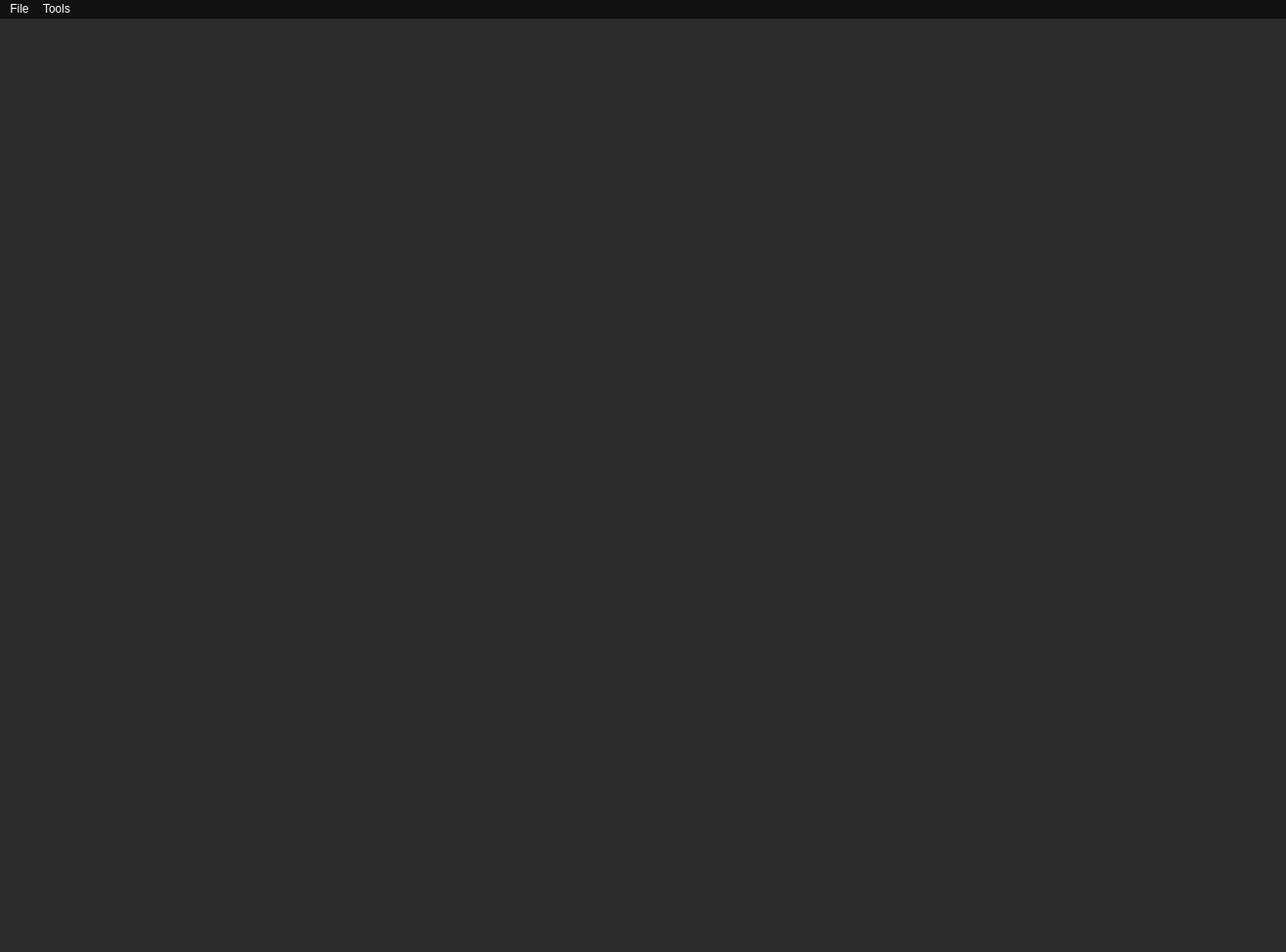
<?xml version="1.0" encoding="UTF-8"?>
<ui version="4.0">
 <class>MainWindowClass</class>
 <widget class="QMainWindow" name="MainWindowClass">
  <property name="geometry">
   <rect>
    <x>0</x>
    <y>0</y>
    <width>1318</width>
    <height>976</height>
   </rect>
  </property>
  <property name="sizePolicy">
   <sizepolicy hsizetype="Preferred" vsizetype="Preferred">
    <horstretch>0</horstretch>
    <verstretch>0</verstretch>
   </sizepolicy>
  </property>
  <property name="palette">
   <palette>
    <active>
     <colorrole role="WindowText">
      <brush brushstyle="SolidPattern">
       <color alpha="255">
        <red>255</red>
        <green>255</green>
        <blue>255</blue>
       </color>
      </brush>
     </colorrole>
     <colorrole role="Button">
      <brush brushstyle="SolidPattern">
       <color alpha="184">
        <red>24</red>
        <green>24</green>
        <blue>24</blue>
       </color>
      </brush>
     </colorrole>
     <colorrole role="Light">
      <brush brushstyle="SolidPattern">
       <color alpha="184">
        <red>36</red>
        <green>36</green>
        <blue>36</blue>
       </color>
      </brush>
     </colorrole>
     <colorrole role="Midlight">
      <brush brushstyle="SolidPattern">
       <color alpha="184">
        <red>30</red>
        <green>30</green>
        <blue>30</blue>
       </color>
      </brush>
     </colorrole>
     <colorrole role="Dark">
      <brush brushstyle="SolidPattern">
       <color alpha="184">
        <red>12</red>
        <green>12</green>
        <blue>12</blue>
       </color>
      </brush>
     </colorrole>
     <colorrole role="Mid">
      <brush brushstyle="SolidPattern">
       <color alpha="184">
        <red>16</red>
        <green>16</green>
        <blue>16</blue>
       </color>
      </brush>
     </colorrole>
     <colorrole role="Text">
      <brush brushstyle="SolidPattern">
       <color alpha="255">
        <red>255</red>
        <green>255</green>
        <blue>255</blue>
       </color>
      </brush>
     </colorrole>
     <colorrole role="BrightText">
      <brush brushstyle="SolidPattern">
       <color alpha="255">
        <red>255</red>
        <green>255</green>
        <blue>255</blue>
       </color>
      </brush>
     </colorrole>
     <colorrole role="ButtonText">
      <brush brushstyle="SolidPattern">
       <color alpha="255">
        <red>255</red>
        <green>255</green>
        <blue>255</blue>
       </color>
      </brush>
     </colorrole>
     <colorrole role="Base">
      <brush brushstyle="SolidPattern">
       <color alpha="255">
        <red>0</red>
        <green>0</green>
        <blue>0</blue>
       </color>
      </brush>
     </colorrole>
     <colorrole role="Window">
      <brush brushstyle="SolidPattern">
       <color alpha="184">
        <red>24</red>
        <green>24</green>
        <blue>24</blue>
       </color>
      </brush>
     </colorrole>
     <colorrole role="Shadow">
      <brush brushstyle="SolidPattern">
       <color alpha="255">
        <red>0</red>
        <green>0</green>
        <blue>0</blue>
       </color>
      </brush>
     </colorrole>
     <colorrole role="AlternateBase">
      <brush brushstyle="SolidPattern">
       <color alpha="219">
        <red>12</red>
        <green>12</green>
        <blue>12</blue>
       </color>
      </brush>
     </colorrole>
     <colorrole role="ToolTipBase">
      <brush brushstyle="SolidPattern">
       <color alpha="255">
        <red>255</red>
        <green>255</green>
        <blue>220</blue>
       </color>
      </brush>
     </colorrole>
     <colorrole role="ToolTipText">
      <brush brushstyle="SolidPattern">
       <color alpha="255">
        <red>0</red>
        <green>0</green>
        <blue>0</blue>
       </color>
      </brush>
     </colorrole>
    </active>
    <inactive>
     <colorrole role="WindowText">
      <brush brushstyle="SolidPattern">
       <color alpha="255">
        <red>255</red>
        <green>255</green>
        <blue>255</blue>
       </color>
      </brush>
     </colorrole>
     <colorrole role="Button">
      <brush brushstyle="SolidPattern">
       <color alpha="184">
        <red>24</red>
        <green>24</green>
        <blue>24</blue>
       </color>
      </brush>
     </colorrole>
     <colorrole role="Light">
      <brush brushstyle="SolidPattern">
       <color alpha="184">
        <red>36</red>
        <green>36</green>
        <blue>36</blue>
       </color>
      </brush>
     </colorrole>
     <colorrole role="Midlight">
      <brush brushstyle="SolidPattern">
       <color alpha="184">
        <red>30</red>
        <green>30</green>
        <blue>30</blue>
       </color>
      </brush>
     </colorrole>
     <colorrole role="Dark">
      <brush brushstyle="SolidPattern">
       <color alpha="184">
        <red>12</red>
        <green>12</green>
        <blue>12</blue>
       </color>
      </brush>
     </colorrole>
     <colorrole role="Mid">
      <brush brushstyle="SolidPattern">
       <color alpha="184">
        <red>16</red>
        <green>16</green>
        <blue>16</blue>
       </color>
      </brush>
     </colorrole>
     <colorrole role="Text">
      <brush brushstyle="SolidPattern">
       <color alpha="255">
        <red>255</red>
        <green>255</green>
        <blue>255</blue>
       </color>
      </brush>
     </colorrole>
     <colorrole role="BrightText">
      <brush brushstyle="SolidPattern">
       <color alpha="255">
        <red>255</red>
        <green>255</green>
        <blue>255</blue>
       </color>
      </brush>
     </colorrole>
     <colorrole role="ButtonText">
      <brush brushstyle="SolidPattern">
       <color alpha="255">
        <red>255</red>
        <green>255</green>
        <blue>255</blue>
       </color>
      </brush>
     </colorrole>
     <colorrole role="Base">
      <brush brushstyle="SolidPattern">
       <color alpha="255">
        <red>0</red>
        <green>0</green>
        <blue>0</blue>
       </color>
      </brush>
     </colorrole>
     <colorrole role="Window">
      <brush brushstyle="SolidPattern">
       <color alpha="184">
        <red>24</red>
        <green>24</green>
        <blue>24</blue>
       </color>
      </brush>
     </colorrole>
     <colorrole role="Shadow">
      <brush brushstyle="SolidPattern">
       <color alpha="255">
        <red>0</red>
        <green>0</green>
        <blue>0</blue>
       </color>
      </brush>
     </colorrole>
     <colorrole role="AlternateBase">
      <brush brushstyle="SolidPattern">
       <color alpha="219">
        <red>12</red>
        <green>12</green>
        <blue>12</blue>
       </color>
      </brush>
     </colorrole>
     <colorrole role="ToolTipBase">
      <brush brushstyle="SolidPattern">
       <color alpha="255">
        <red>255</red>
        <green>255</green>
        <blue>220</blue>
       </color>
      </brush>
     </colorrole>
     <colorrole role="ToolTipText">
      <brush brushstyle="SolidPattern">
       <color alpha="255">
        <red>0</red>
        <green>0</green>
        <blue>0</blue>
       </color>
      </brush>
     </colorrole>
    </inactive>
    <disabled>
     <colorrole role="WindowText">
      <brush brushstyle="SolidPattern">
       <color alpha="184">
        <red>12</red>
        <green>12</green>
        <blue>12</blue>
       </color>
      </brush>
     </colorrole>
     <colorrole role="Button">
      <brush brushstyle="SolidPattern">
       <color alpha="184">
        <red>24</red>
        <green>24</green>
        <blue>24</blue>
       </color>
      </brush>
     </colorrole>
     <colorrole role="Light">
      <brush brushstyle="SolidPattern">
       <color alpha="184">
        <red>36</red>
        <green>36</green>
        <blue>36</blue>
       </color>
      </brush>
     </colorrole>
     <colorrole role="Midlight">
      <brush brushstyle="SolidPattern">
       <color alpha="184">
        <red>30</red>
        <green>30</green>
        <blue>30</blue>
       </color>
      </brush>
     </colorrole>
     <colorrole role="Dark">
      <brush brushstyle="SolidPattern">
       <color alpha="184">
        <red>12</red>
        <green>12</green>
        <blue>12</blue>
       </color>
      </brush>
     </colorrole>
     <colorrole role="Mid">
      <brush brushstyle="SolidPattern">
       <color alpha="184">
        <red>16</red>
        <green>16</green>
        <blue>16</blue>
       </color>
      </brush>
     </colorrole>
     <colorrole role="Text">
      <brush brushstyle="SolidPattern">
       <color alpha="184">
        <red>12</red>
        <green>12</green>
        <blue>12</blue>
       </color>
      </brush>
     </colorrole>
     <colorrole role="BrightText">
      <brush brushstyle="SolidPattern">
       <color alpha="255">
        <red>255</red>
        <green>255</green>
        <blue>255</blue>
       </color>
      </brush>
     </colorrole>
     <colorrole role="ButtonText">
      <brush brushstyle="SolidPattern">
       <color alpha="184">
        <red>12</red>
        <green>12</green>
        <blue>12</blue>
       </color>
      </brush>
     </colorrole>
     <colorrole role="Base">
      <brush brushstyle="SolidPattern">
       <color alpha="184">
        <red>24</red>
        <green>24</green>
        <blue>24</blue>
       </color>
      </brush>
     </colorrole>
     <colorrole role="Window">
      <brush brushstyle="SolidPattern">
       <color alpha="184">
        <red>24</red>
        <green>24</green>
        <blue>24</blue>
       </color>
      </brush>
     </colorrole>
     <colorrole role="Shadow">
      <brush brushstyle="SolidPattern">
       <color alpha="255">
        <red>0</red>
        <green>0</green>
        <blue>0</blue>
       </color>
      </brush>
     </colorrole>
     <colorrole role="AlternateBase">
      <brush brushstyle="SolidPattern">
       <color alpha="184">
        <red>24</red>
        <green>24</green>
        <blue>24</blue>
       </color>
      </brush>
     </colorrole>
     <colorrole role="ToolTipBase">
      <brush brushstyle="SolidPattern">
       <color alpha="255">
        <red>255</red>
        <green>255</green>
        <blue>220</blue>
       </color>
      </brush>
     </colorrole>
     <colorrole role="ToolTipText">
      <brush brushstyle="SolidPattern">
       <color alpha="255">
        <red>0</red>
        <green>0</green>
        <blue>0</blue>
       </color>
      </brush>
     </colorrole>
    </disabled>
   </palette>
  </property>
  <property name="mouseTracking">
   <bool>true</bool>
  </property>
  <property name="focusPolicy">
   <enum>Qt::StrongFocus</enum>
  </property>
  <property name="windowTitle">
   <string>My C++ Template Project</string>
  </property>
  <property name="autoFillBackground">
   <bool>true</bool>
  </property>
  <property name="animated">
   <bool>true</bool>
  </property>
  <widget class="QWidget" name="centralWidget">
   <property name="sizePolicy">
    <sizepolicy hsizetype="Preferred" vsizetype="Preferred">
     <horstretch>0</horstretch>
     <verstretch>0</verstretch>
    </sizepolicy>
   </property>
   <property name="autoFillBackground">
    <bool>false</bool>
   </property>
   <layout class="QHBoxLayout" name="horizontalLayout_2">
    <item>
     <widget class="SceneWidget" name="scene_widget" native="true">
      <property name="sizePolicy">
       <sizepolicy hsizetype="Expanding" vsizetype="Preferred">
        <horstretch>1</horstretch>
        <verstretch>1</verstretch>
       </sizepolicy>
      </property>
      <property name="minimumSize">
       <size>
        <width>0</width>
        <height>0</height>
       </size>
      </property>
      <property name="palette">
       <palette>
        <active>
         <colorrole role="WindowText">
          <brush brushstyle="SolidPattern">
           <color alpha="255">
            <red>255</red>
            <green>255</green>
            <blue>255</blue>
           </color>
          </brush>
         </colorrole>
         <colorrole role="Button">
          <brush brushstyle="SolidPattern">
           <color alpha="133">
            <red>60</red>
            <green>60</green>
            <blue>60</blue>
           </color>
          </brush>
         </colorrole>
         <colorrole role="Light">
          <brush brushstyle="SolidPattern">
           <color alpha="133">
            <red>91</red>
            <green>91</green>
            <blue>91</blue>
           </color>
          </brush>
         </colorrole>
         <colorrole role="Midlight">
          <brush brushstyle="SolidPattern">
           <color alpha="133">
            <red>75</red>
            <green>75</green>
            <blue>75</blue>
           </color>
          </brush>
         </colorrole>
         <colorrole role="Dark">
          <brush brushstyle="SolidPattern">
           <color alpha="133">
            <red>30</red>
            <green>30</green>
            <blue>30</blue>
           </color>
          </brush>
         </colorrole>
         <colorrole role="Mid">
          <brush brushstyle="SolidPattern">
           <color alpha="133">
            <red>40</red>
            <green>40</green>
            <blue>40</blue>
           </color>
          </brush>
         </colorrole>
         <colorrole role="Text">
          <brush brushstyle="SolidPattern">
           <color alpha="255">
            <red>255</red>
            <green>255</green>
            <blue>255</blue>
           </color>
          </brush>
         </colorrole>
         <colorrole role="BrightText">
          <brush brushstyle="SolidPattern">
           <color alpha="255">
            <red>255</red>
            <green>255</green>
            <blue>255</blue>
           </color>
          </brush>
         </colorrole>
         <colorrole role="ButtonText">
          <brush brushstyle="SolidPattern">
           <color alpha="255">
            <red>255</red>
            <green>255</green>
            <blue>255</blue>
           </color>
          </brush>
         </colorrole>
         <colorrole role="Base">
          <brush brushstyle="SolidPattern">
           <color alpha="255">
            <red>0</red>
            <green>0</green>
            <blue>0</blue>
           </color>
          </brush>
         </colorrole>
         <colorrole role="Window">
          <brush brushstyle="SolidPattern">
           <color alpha="133">
            <red>60</red>
            <green>60</green>
            <blue>60</blue>
           </color>
          </brush>
         </colorrole>
         <colorrole role="Shadow">
          <brush brushstyle="SolidPattern">
           <color alpha="255">
            <red>0</red>
            <green>0</green>
            <blue>0</blue>
           </color>
          </brush>
         </colorrole>
         <colorrole role="AlternateBase">
          <brush brushstyle="SolidPattern">
           <color alpha="194">
            <red>30</red>
            <green>30</green>
            <blue>30</blue>
           </color>
          </brush>
         </colorrole>
         <colorrole role="ToolTipBase">
          <brush brushstyle="SolidPattern">
           <color alpha="255">
            <red>255</red>
            <green>255</green>
            <blue>220</blue>
           </color>
          </brush>
         </colorrole>
         <colorrole role="ToolTipText">
          <brush brushstyle="SolidPattern">
           <color alpha="255">
            <red>0</red>
            <green>0</green>
            <blue>0</blue>
           </color>
          </brush>
         </colorrole>
        </active>
        <inactive>
         <colorrole role="WindowText">
          <brush brushstyle="SolidPattern">
           <color alpha="255">
            <red>255</red>
            <green>255</green>
            <blue>255</blue>
           </color>
          </brush>
         </colorrole>
         <colorrole role="Button">
          <brush brushstyle="SolidPattern">
           <color alpha="133">
            <red>60</red>
            <green>60</green>
            <blue>60</blue>
           </color>
          </brush>
         </colorrole>
         <colorrole role="Light">
          <brush brushstyle="SolidPattern">
           <color alpha="133">
            <red>91</red>
            <green>91</green>
            <blue>91</blue>
           </color>
          </brush>
         </colorrole>
         <colorrole role="Midlight">
          <brush brushstyle="SolidPattern">
           <color alpha="133">
            <red>75</red>
            <green>75</green>
            <blue>75</blue>
           </color>
          </brush>
         </colorrole>
         <colorrole role="Dark">
          <brush brushstyle="SolidPattern">
           <color alpha="133">
            <red>30</red>
            <green>30</green>
            <blue>30</blue>
           </color>
          </brush>
         </colorrole>
         <colorrole role="Mid">
          <brush brushstyle="SolidPattern">
           <color alpha="133">
            <red>40</red>
            <green>40</green>
            <blue>40</blue>
           </color>
          </brush>
         </colorrole>
         <colorrole role="Text">
          <brush brushstyle="SolidPattern">
           <color alpha="255">
            <red>255</red>
            <green>255</green>
            <blue>255</blue>
           </color>
          </brush>
         </colorrole>
         <colorrole role="BrightText">
          <brush brushstyle="SolidPattern">
           <color alpha="255">
            <red>255</red>
            <green>255</green>
            <blue>255</blue>
           </color>
          </brush>
         </colorrole>
         <colorrole role="ButtonText">
          <brush brushstyle="SolidPattern">
           <color alpha="255">
            <red>255</red>
            <green>255</green>
            <blue>255</blue>
           </color>
          </brush>
         </colorrole>
         <colorrole role="Base">
          <brush brushstyle="SolidPattern">
           <color alpha="255">
            <red>0</red>
            <green>0</green>
            <blue>0</blue>
           </color>
          </brush>
         </colorrole>
         <colorrole role="Window">
          <brush brushstyle="SolidPattern">
           <color alpha="133">
            <red>60</red>
            <green>60</green>
            <blue>60</blue>
           </color>
          </brush>
         </colorrole>
         <colorrole role="Shadow">
          <brush brushstyle="SolidPattern">
           <color alpha="255">
            <red>0</red>
            <green>0</green>
            <blue>0</blue>
           </color>
          </brush>
         </colorrole>
         <colorrole role="AlternateBase">
          <brush brushstyle="SolidPattern">
           <color alpha="194">
            <red>30</red>
            <green>30</green>
            <blue>30</blue>
           </color>
          </brush>
         </colorrole>
         <colorrole role="ToolTipBase">
          <brush brushstyle="SolidPattern">
           <color alpha="255">
            <red>255</red>
            <green>255</green>
            <blue>220</blue>
           </color>
          </brush>
         </colorrole>
         <colorrole role="ToolTipText">
          <brush brushstyle="SolidPattern">
           <color alpha="255">
            <red>0</red>
            <green>0</green>
            <blue>0</blue>
           </color>
          </brush>
         </colorrole>
        </inactive>
        <disabled>
         <colorrole role="WindowText">
          <brush brushstyle="SolidPattern">
           <color alpha="133">
            <red>30</red>
            <green>30</green>
            <blue>30</blue>
           </color>
          </brush>
         </colorrole>
         <colorrole role="Button">
          <brush brushstyle="SolidPattern">
           <color alpha="133">
            <red>60</red>
            <green>60</green>
            <blue>60</blue>
           </color>
          </brush>
         </colorrole>
         <colorrole role="Light">
          <brush brushstyle="SolidPattern">
           <color alpha="133">
            <red>91</red>
            <green>91</green>
            <blue>91</blue>
           </color>
          </brush>
         </colorrole>
         <colorrole role="Midlight">
          <brush brushstyle="SolidPattern">
           <color alpha="133">
            <red>75</red>
            <green>75</green>
            <blue>75</blue>
           </color>
          </brush>
         </colorrole>
         <colorrole role="Dark">
          <brush brushstyle="SolidPattern">
           <color alpha="133">
            <red>30</red>
            <green>30</green>
            <blue>30</blue>
           </color>
          </brush>
         </colorrole>
         <colorrole role="Mid">
          <brush brushstyle="SolidPattern">
           <color alpha="133">
            <red>40</red>
            <green>40</green>
            <blue>40</blue>
           </color>
          </brush>
         </colorrole>
         <colorrole role="Text">
          <brush brushstyle="SolidPattern">
           <color alpha="133">
            <red>30</red>
            <green>30</green>
            <blue>30</blue>
           </color>
          </brush>
         </colorrole>
         <colorrole role="BrightText">
          <brush brushstyle="SolidPattern">
           <color alpha="255">
            <red>255</red>
            <green>255</green>
            <blue>255</blue>
           </color>
          </brush>
         </colorrole>
         <colorrole role="ButtonText">
          <brush brushstyle="SolidPattern">
           <color alpha="133">
            <red>30</red>
            <green>30</green>
            <blue>30</blue>
           </color>
          </brush>
         </colorrole>
         <colorrole role="Base">
          <brush brushstyle="SolidPattern">
           <color alpha="133">
            <red>60</red>
            <green>60</green>
            <blue>60</blue>
           </color>
          </brush>
         </colorrole>
         <colorrole role="Window">
          <brush brushstyle="SolidPattern">
           <color alpha="133">
            <red>60</red>
            <green>60</green>
            <blue>60</blue>
           </color>
          </brush>
         </colorrole>
         <colorrole role="Shadow">
          <brush brushstyle="SolidPattern">
           <color alpha="255">
            <red>0</red>
            <green>0</green>
            <blue>0</blue>
           </color>
          </brush>
         </colorrole>
         <colorrole role="AlternateBase">
          <brush brushstyle="SolidPattern">
           <color alpha="133">
            <red>60</red>
            <green>60</green>
            <blue>60</blue>
           </color>
          </brush>
         </colorrole>
         <colorrole role="ToolTipBase">
          <brush brushstyle="SolidPattern">
           <color alpha="255">
            <red>255</red>
            <green>255</green>
            <blue>220</blue>
           </color>
          </brush>
         </colorrole>
         <colorrole role="ToolTipText">
          <brush brushstyle="SolidPattern">
           <color alpha="255">
            <red>0</red>
            <green>0</green>
            <blue>0</blue>
           </color>
          </brush>
         </colorrole>
        </disabled>
       </palette>
      </property>
      <property name="layoutDirection">
       <enum>Qt::LeftToRight</enum>
      </property>
      <property name="autoFillBackground">
       <bool>false</bool>
      </property>
     </widget>
    </item>
   </layout>
  </widget>
  <widget class="QMenuBar" name="menuBar">
   <property name="geometry">
    <rect>
     <x>0</x>
     <y>0</y>
     <width>1318</width>
     <height>22</height>
    </rect>
   </property>
   <property name="sizePolicy">
    <sizepolicy hsizetype="Preferred" vsizetype="Preferred">
     <horstretch>0</horstretch>
     <verstretch>0</verstretch>
    </sizepolicy>
   </property>
   <property name="palette">
    <palette>
     <active>
      <colorrole role="WindowText">
       <brush brushstyle="SolidPattern">
        <color alpha="255">
         <red>255</red>
         <green>255</green>
         <blue>255</blue>
        </color>
       </brush>
      </colorrole>
      <colorrole role="Button">
       <brush brushstyle="SolidPattern">
        <color alpha="120">
         <red>7</red>
         <green>7</green>
         <blue>7</blue>
        </color>
       </brush>
      </colorrole>
      <colorrole role="Light">
       <brush brushstyle="SolidPattern">
        <color alpha="120">
         <red>10</red>
         <green>10</green>
         <blue>10</blue>
        </color>
       </brush>
      </colorrole>
      <colorrole role="Midlight">
       <brush brushstyle="SolidPattern">
        <color alpha="120">
         <red>8</red>
         <green>8</green>
         <blue>8</blue>
        </color>
       </brush>
      </colorrole>
      <colorrole role="Dark">
       <brush brushstyle="SolidPattern">
        <color alpha="120">
         <red>3</red>
         <green>3</green>
         <blue>3</blue>
        </color>
       </brush>
      </colorrole>
      <colorrole role="Mid">
       <brush brushstyle="SolidPattern">
        <color alpha="120">
         <red>4</red>
         <green>4</green>
         <blue>4</blue>
        </color>
       </brush>
      </colorrole>
      <colorrole role="Text">
       <brush brushstyle="SolidPattern">
        <color alpha="255">
         <red>255</red>
         <green>255</green>
         <blue>255</blue>
        </color>
       </brush>
      </colorrole>
      <colorrole role="BrightText">
       <brush brushstyle="SolidPattern">
        <color alpha="255">
         <red>255</red>
         <green>255</green>
         <blue>255</blue>
        </color>
       </brush>
      </colorrole>
      <colorrole role="ButtonText">
       <brush brushstyle="SolidPattern">
        <color alpha="255">
         <red>255</red>
         <green>255</green>
         <blue>255</blue>
        </color>
       </brush>
      </colorrole>
      <colorrole role="Base">
       <brush brushstyle="SolidPattern">
        <color alpha="255">
         <red>0</red>
         <green>0</green>
         <blue>0</blue>
        </color>
       </brush>
      </colorrole>
      <colorrole role="Window">
       <brush brushstyle="SolidPattern">
        <color alpha="120">
         <red>7</red>
         <green>7</green>
         <blue>7</blue>
        </color>
       </brush>
      </colorrole>
      <colorrole role="Shadow">
       <brush brushstyle="SolidPattern">
        <color alpha="255">
         <red>0</red>
         <green>0</green>
         <blue>0</blue>
        </color>
       </brush>
      </colorrole>
      <colorrole role="AlternateBase">
       <brush brushstyle="SolidPattern">
        <color alpha="187">
         <red>3</red>
         <green>3</green>
         <blue>3</blue>
        </color>
       </brush>
      </colorrole>
      <colorrole role="ToolTipBase">
       <brush brushstyle="SolidPattern">
        <color alpha="255">
         <red>255</red>
         <green>255</green>
         <blue>220</blue>
        </color>
       </brush>
      </colorrole>
      <colorrole role="ToolTipText">
       <brush brushstyle="SolidPattern">
        <color alpha="255">
         <red>0</red>
         <green>0</green>
         <blue>0</blue>
        </color>
       </brush>
      </colorrole>
     </active>
     <inactive>
      <colorrole role="WindowText">
       <brush brushstyle="SolidPattern">
        <color alpha="255">
         <red>255</red>
         <green>255</green>
         <blue>255</blue>
        </color>
       </brush>
      </colorrole>
      <colorrole role="Button">
       <brush brushstyle="SolidPattern">
        <color alpha="120">
         <red>7</red>
         <green>7</green>
         <blue>7</blue>
        </color>
       </brush>
      </colorrole>
      <colorrole role="Light">
       <brush brushstyle="SolidPattern">
        <color alpha="120">
         <red>10</red>
         <green>10</green>
         <blue>10</blue>
        </color>
       </brush>
      </colorrole>
      <colorrole role="Midlight">
       <brush brushstyle="SolidPattern">
        <color alpha="120">
         <red>8</red>
         <green>8</green>
         <blue>8</blue>
        </color>
       </brush>
      </colorrole>
      <colorrole role="Dark">
       <brush brushstyle="SolidPattern">
        <color alpha="120">
         <red>3</red>
         <green>3</green>
         <blue>3</blue>
        </color>
       </brush>
      </colorrole>
      <colorrole role="Mid">
       <brush brushstyle="SolidPattern">
        <color alpha="120">
         <red>4</red>
         <green>4</green>
         <blue>4</blue>
        </color>
       </brush>
      </colorrole>
      <colorrole role="Text">
       <brush brushstyle="SolidPattern">
        <color alpha="255">
         <red>255</red>
         <green>255</green>
         <blue>255</blue>
        </color>
       </brush>
      </colorrole>
      <colorrole role="BrightText">
       <brush brushstyle="SolidPattern">
        <color alpha="255">
         <red>255</red>
         <green>255</green>
         <blue>255</blue>
        </color>
       </brush>
      </colorrole>
      <colorrole role="ButtonText">
       <brush brushstyle="SolidPattern">
        <color alpha="255">
         <red>255</red>
         <green>255</green>
         <blue>255</blue>
        </color>
       </brush>
      </colorrole>
      <colorrole role="Base">
       <brush brushstyle="SolidPattern">
        <color alpha="255">
         <red>0</red>
         <green>0</green>
         <blue>0</blue>
        </color>
       </brush>
      </colorrole>
      <colorrole role="Window">
       <brush brushstyle="SolidPattern">
        <color alpha="120">
         <red>7</red>
         <green>7</green>
         <blue>7</blue>
        </color>
       </brush>
      </colorrole>
      <colorrole role="Shadow">
       <brush brushstyle="SolidPattern">
        <color alpha="255">
         <red>0</red>
         <green>0</green>
         <blue>0</blue>
        </color>
       </brush>
      </colorrole>
      <colorrole role="AlternateBase">
       <brush brushstyle="SolidPattern">
        <color alpha="187">
         <red>3</red>
         <green>3</green>
         <blue>3</blue>
        </color>
       </brush>
      </colorrole>
      <colorrole role="ToolTipBase">
       <brush brushstyle="SolidPattern">
        <color alpha="255">
         <red>255</red>
         <green>255</green>
         <blue>220</blue>
        </color>
       </brush>
      </colorrole>
      <colorrole role="ToolTipText">
       <brush brushstyle="SolidPattern">
        <color alpha="255">
         <red>0</red>
         <green>0</green>
         <blue>0</blue>
        </color>
       </brush>
      </colorrole>
     </inactive>
     <disabled>
      <colorrole role="WindowText">
       <brush brushstyle="SolidPattern">
        <color alpha="120">
         <red>3</red>
         <green>3</green>
         <blue>3</blue>
        </color>
       </brush>
      </colorrole>
      <colorrole role="Button">
       <brush brushstyle="SolidPattern">
        <color alpha="120">
         <red>7</red>
         <green>7</green>
         <blue>7</blue>
        </color>
       </brush>
      </colorrole>
      <colorrole role="Light">
       <brush brushstyle="SolidPattern">
        <color alpha="120">
         <red>10</red>
         <green>10</green>
         <blue>10</blue>
        </color>
       </brush>
      </colorrole>
      <colorrole role="Midlight">
       <brush brushstyle="SolidPattern">
        <color alpha="120">
         <red>8</red>
         <green>8</green>
         <blue>8</blue>
        </color>
       </brush>
      </colorrole>
      <colorrole role="Dark">
       <brush brushstyle="SolidPattern">
        <color alpha="120">
         <red>3</red>
         <green>3</green>
         <blue>3</blue>
        </color>
       </brush>
      </colorrole>
      <colorrole role="Mid">
       <brush brushstyle="SolidPattern">
        <color alpha="120">
         <red>4</red>
         <green>4</green>
         <blue>4</blue>
        </color>
       </brush>
      </colorrole>
      <colorrole role="Text">
       <brush brushstyle="SolidPattern">
        <color alpha="120">
         <red>3</red>
         <green>3</green>
         <blue>3</blue>
        </color>
       </brush>
      </colorrole>
      <colorrole role="BrightText">
       <brush brushstyle="SolidPattern">
        <color alpha="255">
         <red>255</red>
         <green>255</green>
         <blue>255</blue>
        </color>
       </brush>
      </colorrole>
      <colorrole role="ButtonText">
       <brush brushstyle="SolidPattern">
        <color alpha="120">
         <red>3</red>
         <green>3</green>
         <blue>3</blue>
        </color>
       </brush>
      </colorrole>
      <colorrole role="Base">
       <brush brushstyle="SolidPattern">
        <color alpha="120">
         <red>7</red>
         <green>7</green>
         <blue>7</blue>
        </color>
       </brush>
      </colorrole>
      <colorrole role="Window">
       <brush brushstyle="SolidPattern">
        <color alpha="120">
         <red>7</red>
         <green>7</green>
         <blue>7</blue>
        </color>
       </brush>
      </colorrole>
      <colorrole role="Shadow">
       <brush brushstyle="SolidPattern">
        <color alpha="255">
         <red>0</red>
         <green>0</green>
         <blue>0</blue>
        </color>
       </brush>
      </colorrole>
      <colorrole role="AlternateBase">
       <brush brushstyle="SolidPattern">
        <color alpha="120">
         <red>7</red>
         <green>7</green>
         <blue>7</blue>
        </color>
       </brush>
      </colorrole>
      <colorrole role="ToolTipBase">
       <brush brushstyle="SolidPattern">
        <color alpha="255">
         <red>255</red>
         <green>255</green>
         <blue>220</blue>
        </color>
       </brush>
      </colorrole>
      <colorrole role="ToolTipText">
       <brush brushstyle="SolidPattern">
        <color alpha="255">
         <red>0</red>
         <green>0</green>
         <blue>0</blue>
        </color>
       </brush>
      </colorrole>
     </disabled>
    </palette>
   </property>
   <property name="autoFillBackground">
    <bool>true</bool>
   </property>
   <property name="defaultUp">
    <bool>true</bool>
   </property>
   <property name="nativeMenuBar">
    <bool>true</bool>
   </property>
   <widget class="QMenu" name="menuFile">
    <property name="title">
     <string>File</string>
    </property>
    <addaction name="separator"/>
   </widget>
   <widget class="QMenu" name="menuTools">
    <property name="title">
     <string>Tools</string>
    </property>
    <addaction name="actionExtract_Trajectories"/>
    <addaction name="actionSave_Trajectories"/>
   </widget>
   <addaction name="menuFile"/>
   <addaction name="menuTools"/>
  </widget>
  <action name="actionSetWorkspace">
   <property name="text">
    <string>Set Workspace</string>
   </property>
  </action>
  <action name="actionToggleTrajectories">
   <property name="text">
    <string>Toggle Trajectories</string>
   </property>
  </action>
  <action name="actionAddValve">
   <property name="text">
    <string>Add Valve</string>
   </property>
  </action>
  <action name="actionOpenTrajectories">
   <property name="text">
    <string>Open Trajectories</string>
   </property>
  </action>
  <action name="actionColorizeUniform">
   <property name="text">
    <string>Colorize Uniform</string>
   </property>
  </action>
  <action name="actionColorizeSampleTime">
   <property name="text">
    <string>Colorize Sample Time</string>
   </property>
  </action>
  <action name="actionColorizeSampleOrder">
   <property name="text">
    <string>Colorize Sample Order</string>
   </property>
  </action>
  <action name="actionSaveTrajectories">
   <property name="text">
    <string>Save Trajectories</string>
   </property>
  </action>
  <action name="actionCutFlows">
   <property name="text">
    <string>Cut Flows</string>
   </property>
  </action>
  <action name="actionOpenOsmMap">
   <property name="text">
    <string>Open OSM Map</string>
   </property>
  </action>
  <action name="actionExtractTrajectory">
   <property name="text">
    <string>Extract Trajectory</string>
   </property>
  </action>
  <action name="actionSamplePointCloud">
   <property name="text">
    <string>Sample Point Cloud</string>
   </property>
  </action>
  <action name="actionGenerateSegments">
   <property name="text">
    <string>Compute Segments</string>
   </property>
  </action>
  <action name="actionPickSample">
   <property name="text">
    <string>Pick a Sample (P)</string>
   </property>
  </action>
  <action name="actionClearPickedSamples">
   <property name="text">
    <string>Clear Picked Samples (C)</string>
   </property>
  </action>
  <action name="actionToggleSegmentsAtSample">
   <property name="text">
    <string>Toggle Segments at Sample</string>
   </property>
  </action>
  <action name="actionInitializeGraph">
   <property name="text">
    <string>Initialize Graph</string>
   </property>
  </action>
  <action name="actionInterpolateSegments">
   <property name="text">
    <string>Interpolate Segments</string>
   </property>
  </action>
  <action name="actionUpdateGraph">
   <property name="text">
    <string>Update Graph</string>
   </property>
  </action>
  <action name="actionComputeDistanceGraph">
   <property name="text">
    <string>Compute Distance Graph</string>
   </property>
  </action>
  <action name="actionDBSCAN">
   <property name="text">
    <string>DBSCAN</string>
   </property>
  </action>
  <action name="actionSampleDBSCANClusters">
   <property name="text">
    <string>Sample DB Clusters</string>
   </property>
  </action>
  <action name="actionSavePathlets">
   <property name="text">
    <string>Save Pathlets</string>
   </property>
  </action>
  <action name="actionLoadPathlets">
   <property name="text">
    <string>Load Pathlets</string>
   </property>
  </action>
  <action name="actionClearAll">
   <property name="text">
    <string>ClearAll</string>
   </property>
  </action>
  <action name="actionExtract_Trajectories">
   <property name="text">
    <string>Extract Trajectories</string>
   </property>
  </action>
  <action name="actionSave_Trajectories">
   <property name="text">
    <string>Save Trajectories</string>
   </property>
  </action>
 </widget>
 <layoutdefault spacing="6" margin="11"/>
 <customwidgets>
  <customwidget>
   <class>SceneWidget</class>
   <extends>QWidget</extends>
   <header location="global">scene_widget.h</header>
   <container>1</container>
  </customwidget>
 </customwidgets>
 <resources>
  <include location="main_window.qrc"/>
 </resources>
 <connections/>
</ui>
